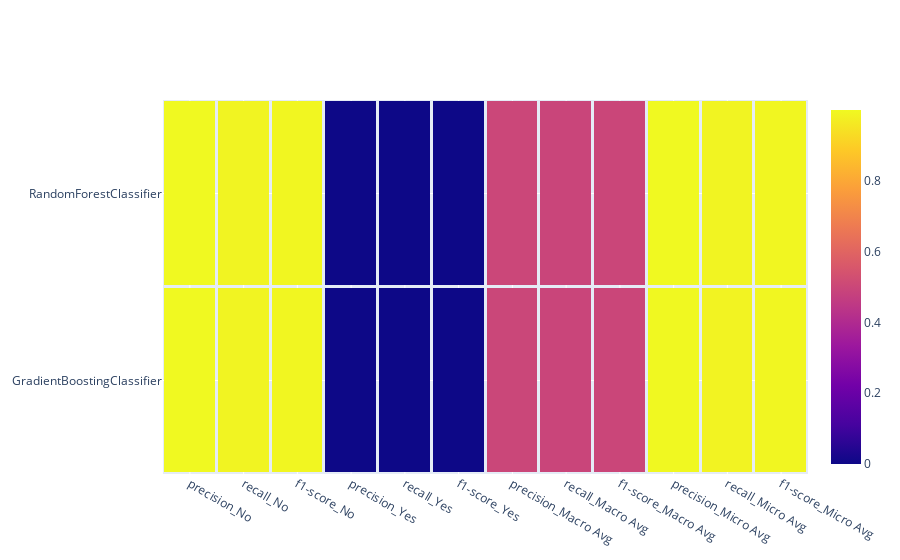

Here is the notebook cell this chart was saved with:
### Code cell
import plotly.graph_objects as go

fig = go.Figure(data=go.Heatmap(
                   z=df.values.tolist(),
                   x=df.columns,
                   #y=[classifier for classifier in df.index.values.tolist()],
                    y = df.index.values.tolist(),
                   hoverongaps = False,
                    xgap = 3,
                    ygap = 3), 
                   )
fig.show()

### Figure 1 — Plotly figure (JSON) as saved in the notebook; plotly's stock layout.template omitted (floating-point values rounded to 4 significant figures)
{"data": [{"hoverongaps": false, "type": "heatmap", "x": ["precision_No", "recall_No", "f1-score_No", "precision_Yes", "recall_Yes", "f1-score_Yes", "precision_Macro Avg", "recall_Macro Avg", "f1-score_Macro Avg", "precision_Micro Avg", "recall_Micro Avg", "f1-score_Micro Avg"], "xgap": 3, "y": ["GradientBoostingClassifier", "RandomForestClassifier"], "ygap": 3, "z": [[0.9986, 0.9873, 0.993, 0, 0, 0, 0.4993, 0.4937, 0.4965, 0.9973, 0.986, 0.9916], [0.9994, 0.9873, 0.9934, 0, 0, 0, 0.4997, 0.4937, 0.4967, 0.9989, 0.9868, 0.9928]]}], "layout": {}}
